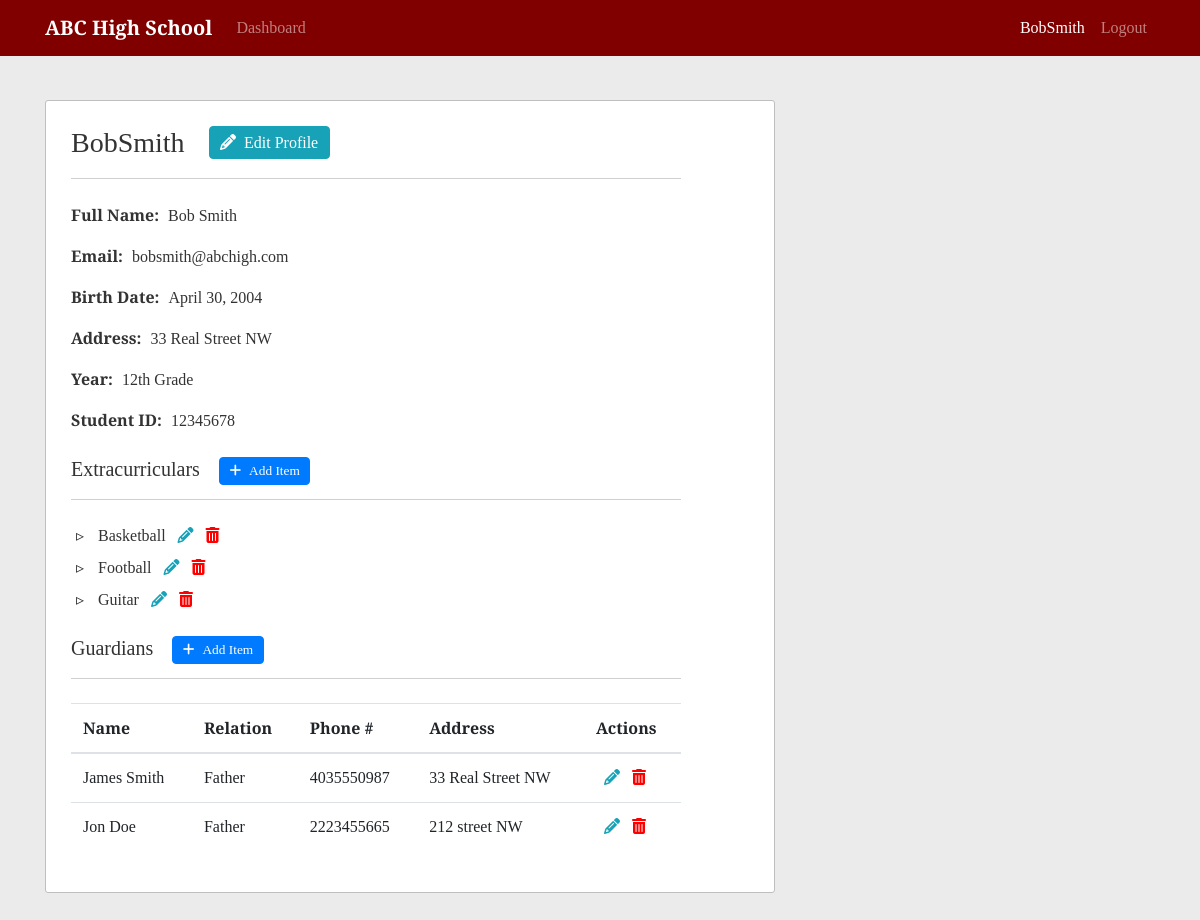
Before: /profile/BobSmith/ (signed in) with the older database file.
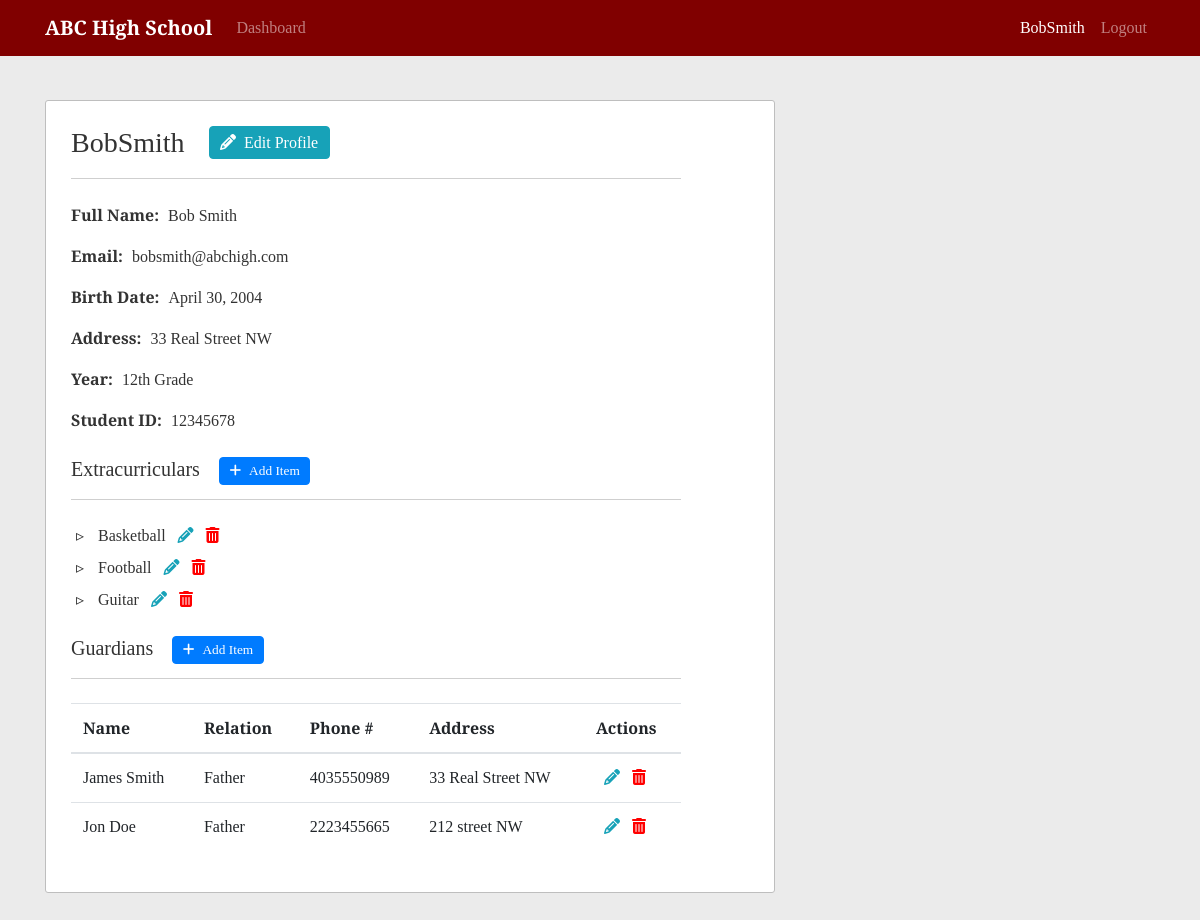
After: the same page with the newer database file.
### school/models.py (models this page shows, shortened)
class Guardian(models.Model):
    student = models.ForeignKey(Student, on_delete=models.CASCADE)
    first_name = models.CharField(max_length=255)
    last_name = models.CharField(max_length=255)
    phone_number = models.CharField(max_length=20)
    address = models.CharField(max_length=255)
    relation = models.CharField(max_length=255)
    class Meta:
        unique_together = ['student', 'first_name', 'last_name']

### users/views.py (the view, shortened to what this page needs)
# urls.py: path('profile/', user_views.profile_redirect, name='profile-redirect'),
def profile(request, **kwargs):
    if not (request.user.is_authenticated):
        return redirect('login')
    user = request.user
    profile_user = User.objects.filter(username=kwargs.get('username')).first()
    if not profile_user:
        return redirect('access-denied')
    temp_student = Student.objects.filter(user=profile_user).first()
    extra_curriculars = ExtraCurricular.objects.filter(student=temp_student)
    guardians = Guardian.objects.filter(student=temp_student)
    temp_instructor = Instructor.objects.filter(user=profile_user).first()
    taught_courses = Course.objects.filter(instructor=temp_instructor)
    context = {
        'kwargs': kwargs,
        'profile_user': profile_user,
        'extra_curriculars': extra_curriculars,
        'guardians': guardians,
        'taught_courses': taught_courses
    }
    if user.is_superuser:
        return render(request, 'users/profile.html', context=context)
    if (profile_user.is_superuser):
        return redirect('access-denied')
    if (user == profile_user):
        return render(request, 'users/profile.html', context=context)

### users/templates/users/profile.html (shortened to what the changed rows need)
{% extends "school/content.html" %}
{% block content %}
  <div class="content-section">
    {% if profile_user.student %}
      {% if guardians %}
        <div class="table-responsive">
          <table class="table content-table">
            <thead>
              <tr>
                <th scope="col">Name</th>
                <th scope="col">Relation</th>
                <th scope="col">Phone #</th>
                <th scope="col">Address</th>
                {% if user.username == kwargs.username %}
                  <th scope="col">Actions</th>
                {% endif %}
              </tr>
            </thead>
            <tbody>
              {% for guardian in guardians %}
                <tr>
                  <td scope="row">{{ guardian.first_name }} {{ guardian.last_name }}</th>
                  <td>{{ guardian.relation }}</td>
                  <td>{{ guardian.phone_number }}</td>
                  <td>{{ guardian.address }}</td>
                  {% if user.username == kwargs.username %}
                    <td>
                      <span class="inline-row-buttons">
                        <a class="edit-link" href="{% url 'update-guardian' guardian.id %}"><i class="fas fa-pencil-alt ml-2"></i></a>
                        <a class="delete-link" href="{% url 'delete-guardian' guardian.id %}"><i class="fas fa-trash-alt ml-2"></i></a>
                      </span>
                    </td>
                  {% endif %}
                </tr>
              {% endfor %}
            </tbody>
          </table>
        </div>
      {% else %}
        <p>No guardians</p>
      {% endif %}
    {% endif %}
  </div>
{% endblock content %}

Changed rows visible on the page:
changed Guardian "James": phone_number "4035550987" → "4035550989"
